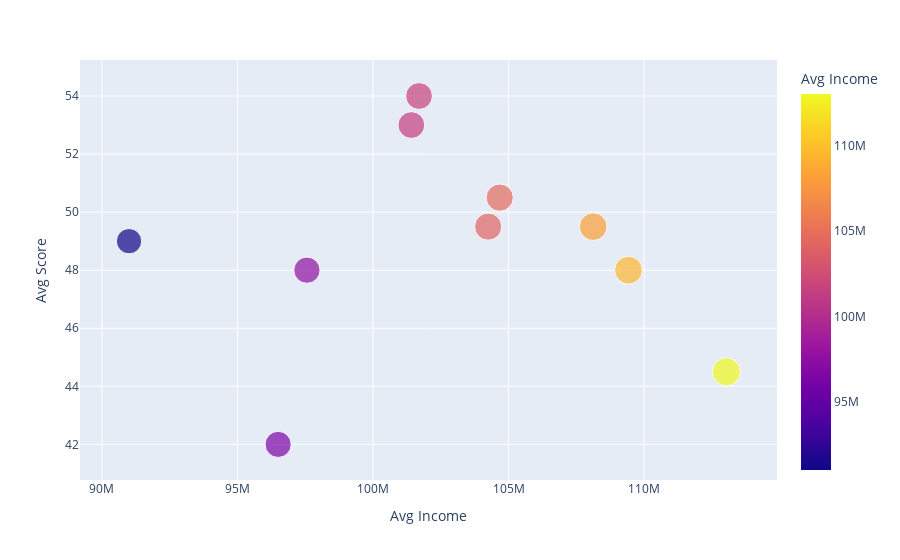

Notebook source saved alongside this figure:
### Code cell
# plot scatter
plot_scatter = px.scatter(data_frame=merge_1, 
                          x = 'Avg Income',
                          y = "Avg Score",
                          size = 'Avg Income',
                          color = 'Avg Income' )
plot_scatter

### Figure 1 — Plotly figure (JSON) as saved in the notebook; plotly's stock layout.template omitted (floating-point values rounded to 4 significant figures)
{"data": [{"hovertemplate": "Avg Income=%{marker.color}<br>Avg Score=%{y}<extra></extra>", "legendgroup": "", "marker": {"color": [101698000, 104248500, 109425000, 108122500, 97562000, 104674000, 96500000, 91000000, 113034000, 101414000], "coloraxis": "coloraxis", "size": [101698000, 104248500, 109425000, 108122500, 97562000, 104674000, 96500000, 91000000, 113034000, 101414000], "sizemode": "area", "sizeref": 282585, "symbol": "circle"}, "mode": "markers", "name": "", "orientation": "v", "showlegend": false, "type": "scatter", "x": [101698000, 104248500, 109425000, 108122500, 97562000, 104674000, 96500000, 91000000, 113034000, 101414000], "xaxis": "x", "y": [54, 49.5, 48, 49.5, 48, 50.5, 42, 49, 44.5, 53], "yaxis": "y"}], "layout": {"coloraxis": {"colorbar": {"title": {"text": "Avg Income"}}, "colorscale": [[0, "#0d0887"], [0.1111, "#46039f"], [0.2222, "#7201a8"], [0.3333, "#9c179e"], [0.4444, "#bd3786"], [0.5556, "#d8576b"], [0.6667, "#ed7953"], [0.7778, "#fb9f3a"], [0.8889, "#fdca26"], [1, "#f0f921"]]}, "legend": {"itemsizing": "constant", "tracegroupgap": 0}, "margin": {"t": 60}, "xaxis": {"anchor": "y", "domain": [0, 1], "title": {"text": "Avg Income"}}, "yaxis": {"anchor": "x", "domain": [0, 1], "title": {"text": "Avg Score"}}}}
